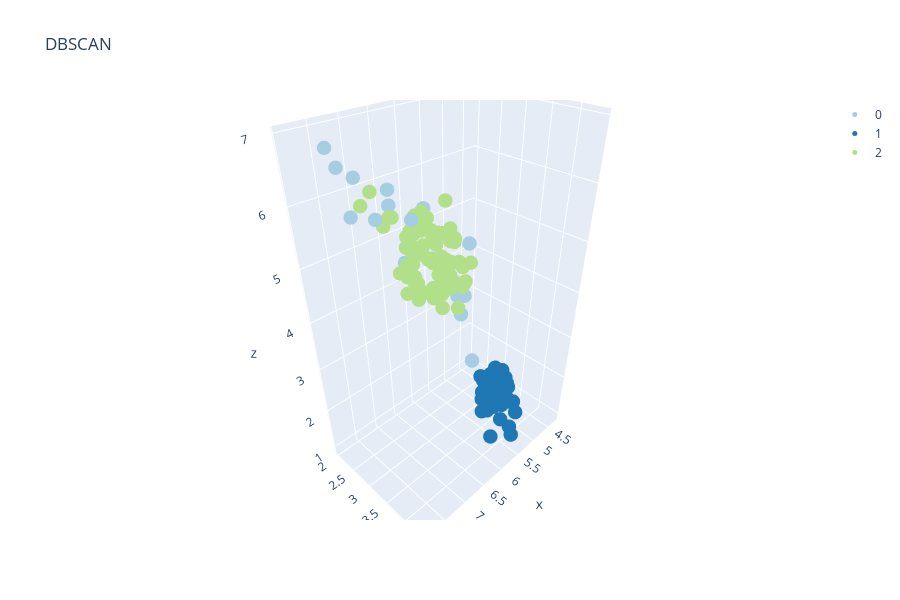

This figure's notebook cell:
### Markdown cell above
![dbscan](https://upload.wikimedia.org/wikipedia/commons/thumb/a/af/DBSCAN-Illustration.svg/600px-DBSCAN-Illustration.svg.png)

### Code cell
from sklearn.cluster import DBSCAN
from sklearn.preprocessing import LabelEncoder

X = iris.data
y = iris.target

db = DBSCAN()# how many components we define here?
db.fit(X)

y_pred = LabelEncoder().fit_transform(db.labels_)

plot_3d(X, y_pred, 'DBSCAN')
iris_cluster = cluster_scoreing_pivot(X, y, y_pred, iris_cluster, 'DBSCAN')

### Figure 1 — Plotly figure (JSON) as saved in the notebook; plotly's stock layout.template omitted (floating-point values rounded to 4 significant figures)
{"data": [{"marker": {"color": "rgb(166,206,227)", "size": 5}, "mode": "markers", "name": "0", "type": "scatter3d", "x": [4.5, 4.9, 5, 6.2, 6.3, 5, 5.1, 7.6, 4.9, 6.7, 7.2, 7.7, 7.7, 7.7, 7.9, 6.1, 7.7], "y": [2.3, 2.4, 2, 2.2, 2.3, 2.3, 2.5, 3, 2.5, 2.5, 3.6, 3.8, 2.6, 2.8, 3.8, 2.6, 3], "z": [1.3, 3.3, 3.5, 4.5, 4.4, 3.3, 3, 6.6, 4.5, 5.8, 6.1, 6.7, 6.9, 6.7, 6.4, 5.6, 6.1]}, {"marker": {"color": "rgb(31,120,180)", "size": 5}, "mode": "markers", "name": "1", "type": "scatter3d", "x": [5.1, 4.9, 4.7, 4.6, 5, 5.4, 4.6, 5, 4.4, 4.9, 5.4, 4.8, 4.8, 4.3, 5.8, 5.7, 5.4, 5.1, 5.7, 5.1, 5.4, 5.1, 4.6, 5.1, 4.8, 5, 5, 5.2, 5.2, 4.7, 4.8, 5.4, 5.2, 5.5, 4.9, 5, 5.5, 4.9, 4.4, 5.1, 5, 4.4, 5, 5.1, 4.8, 5.1, 4.6, 5.3, 5], "y": [3.5, 3, 3.2, 3.1, 3.6, 3.9, 3.4, 3.4, 2.9, 3.1, 3.7, 3.4, 3, 3, 4, 4.4, 3.9, 3.5, 3.8, 3.8, 3.4, 3.7, 3.6, 3.3, 3.4, 3, 3.4, 3.5, 3.4, 3.2, 3.1, 3.4, 4.1, 4.2, 3.1, 3.2, 3.5, 3.6, 3, 3.4, 3.5, 3.2, 3.5, 3.8, 3, 3.8, 3.2, 3.7, 3.3], "z": [1.4, 1.4, 1.3, 1.5, 1.4, 1.7, 1.4, 1.5, 1.4, 1.5, 1.5, 1.6, 1.4, 1.1, 1.2, 1.5, 1.3, 1.4, 1.7, 1.5, 1.7, 1.5, 1, 1.7, 1.9, 1.6, 1.6, 1.5, 1.4, 1.6, 1.6, 1.5, 1.5, 1.4, 1.5, 1.2, 1.3, 1.4, 1.3, 1.5, 1.3, 1.3, 1.6, 1.9, 1.4, 1.6, 1.4, 1.5, 1.4]}, {"marker": {"color": "rgb(178,223,138)", "size": 5}, "mode": "markers", "name": "2", "type": "scatter3d", "x": [7, 6.4, 6.9, 5.5, 6.5, 5.7, 6.3, 6.6, 5.2, 5.9, 6, 6.1, 5.6, 6.7, 5.6, 5.8, 5.6, 5.9, 6.1, 6.3, 6.1, 6.4, 6.6, 6.8, 6.7, 6, 5.7, 5.5, 5.5, 5.8, 6, 5.4, 6, 6.7, 5.6, 5.5, 5.5, 6.1, 5.8, 5.6, 5.7, 5.7, 6.2, 5.7, 6.3, 5.8, 7.1, 6.3, 6.5, 7.3, 6.5, 6.4, 6.8, 5.7, 5.8, 6.4, 6.5, 6, 6.9, 5.6, 6.3, 6.7, 7.2, 6.2, 6.1, 6.4, 7.2, 7.4, 6.4, 6.3, 6.3, 6.4, 6, 6.9, 6.7, 6.9, 5.8, 6.8, 6.7, 6.7, 6.3, 6.5, 6.2, 5.9], "y": [3.2, 3.2, 3.1, 2.3, 2.8, 2.8, 3.3, 2.9, 2.7, 3, 2.2, 2.9, 2.9, 3.1, 3, 2.7, 2.5, 3.2, 2.8, 2.5, 2.8, 2.9, 3, 2.8, 3, 2.9, 2.6, 2.4, 2.4, 2.7, 2.7, 3, 3.4, 3.1, 3, 2.5, 2.6, 3, 2.6, 2.7, 3, 2.9, 2.9, 2.8, 3.3, 2.7, 3, 2.9, 3, 2.9, 3.2, 2.7, 3, 2.5, 2.8, 3.2, 3, 2.2, 3.2, 2.8, 2.7, 3.3, 3.2, 2.8, 3, 2.8, 3, 2.8, 2.8, 2.8, 3.4, 3.1, 3, 3.1, 3.1, 3.1, 2.7, 3.2, 3.3, 3, 2.5, 3, 3.4, 3], "z": [4.7, 4.5, 4.9, 4, 4.6, 4.5, 4.7, 4.6, 3.9, 4.2, 4, 4.7, 3.6, 4.4, 4.5, 4.1, 3.9, 4.8, 4, 4.9, 4.7, 4.3, 4.4, 4.8, 5, 4.5, 3.5, 3.8, 3.7, 3.9, 5.1, 4.5, 4.5, 4.7, 4.1, 4, 4.4, 4.6, 4, 4.2, 4.2, 4.2, 4.3, 4.1, 6, 5.1, 5.9, 5.6, 5.8, 6.3, 5.1, 5.3, 5.5, 5, 5.1, 5.3, 5.5, 5, 5.7, 4.9, 4.9, 5.7, 6, 4.8, 4.9, 5.6, 5.8, 6.1, 5.6, 5.1, 5.6, 5.5, 4.8, 5.4, 5.6, 5.1, 5.1, 5.9, 5.7, 5.2, 5, 5.2, 5.4, 5.1]}, {"marker": {"color": "rgb(51,160,44)", "size": 5}, "mode": "markers", "name": "3", "type": "scatter3d", "x": [], "y": [], "z": []}, {"marker": {"color": "rgb(251,154,153)", "size": 5}, "mode": "markers", "name": "4", "type": "scatter3d", "x": [], "y": [], "z": []}, {"marker": {"color": "rgb(227,26,28)", "size": 5}, "mode": "markers", "name": "5", "type": "scatter3d", "x": [], "y": [], "z": []}, {"marker": {"color": "rgb(253,191,111)", "size": 5}, "mode": "markers", "name": "6", "type": "scatter3d", "x": [], "y": [], "z": []}, {"marker": {"color": "rgb(255,127,0)", "size": 5}, "mode": "markers", "name": "7", "type": "scatter3d", "x": [], "y": [], "z": []}, {"marker": {"color": "rgb(202,178,214)", "size": 5}, "mode": "markers", "name": "8", "type": "scatter3d", "x": [], "y": [], "z": []}, {"marker": {"color": "rgb(106,61,154)", "size": 5}, "mode": "markers", "name": "9", "type": "scatter3d", "x": [], "y": [], "z": []}], "layout": {"height": 600, "title": {"text": "DBSCAN"}, "width": 900}}
